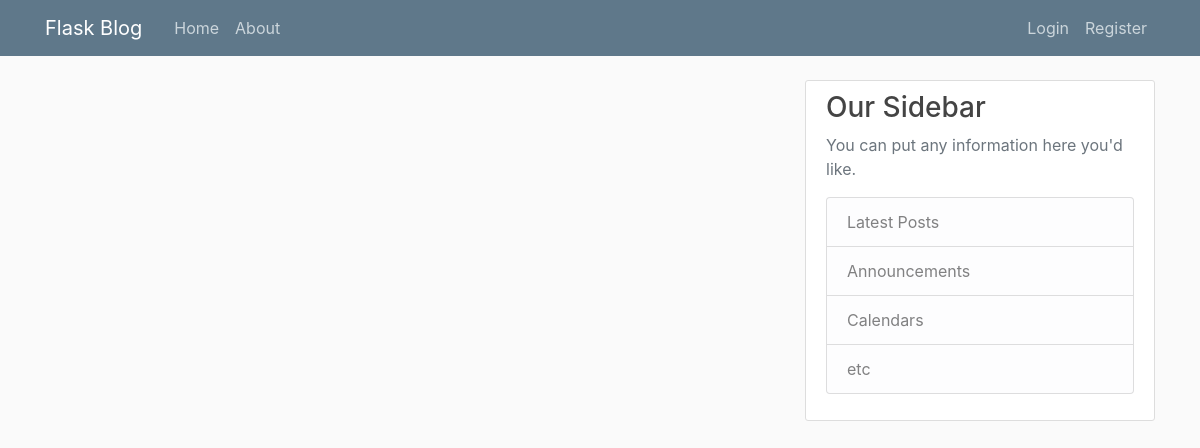
The app's page /home, older data.
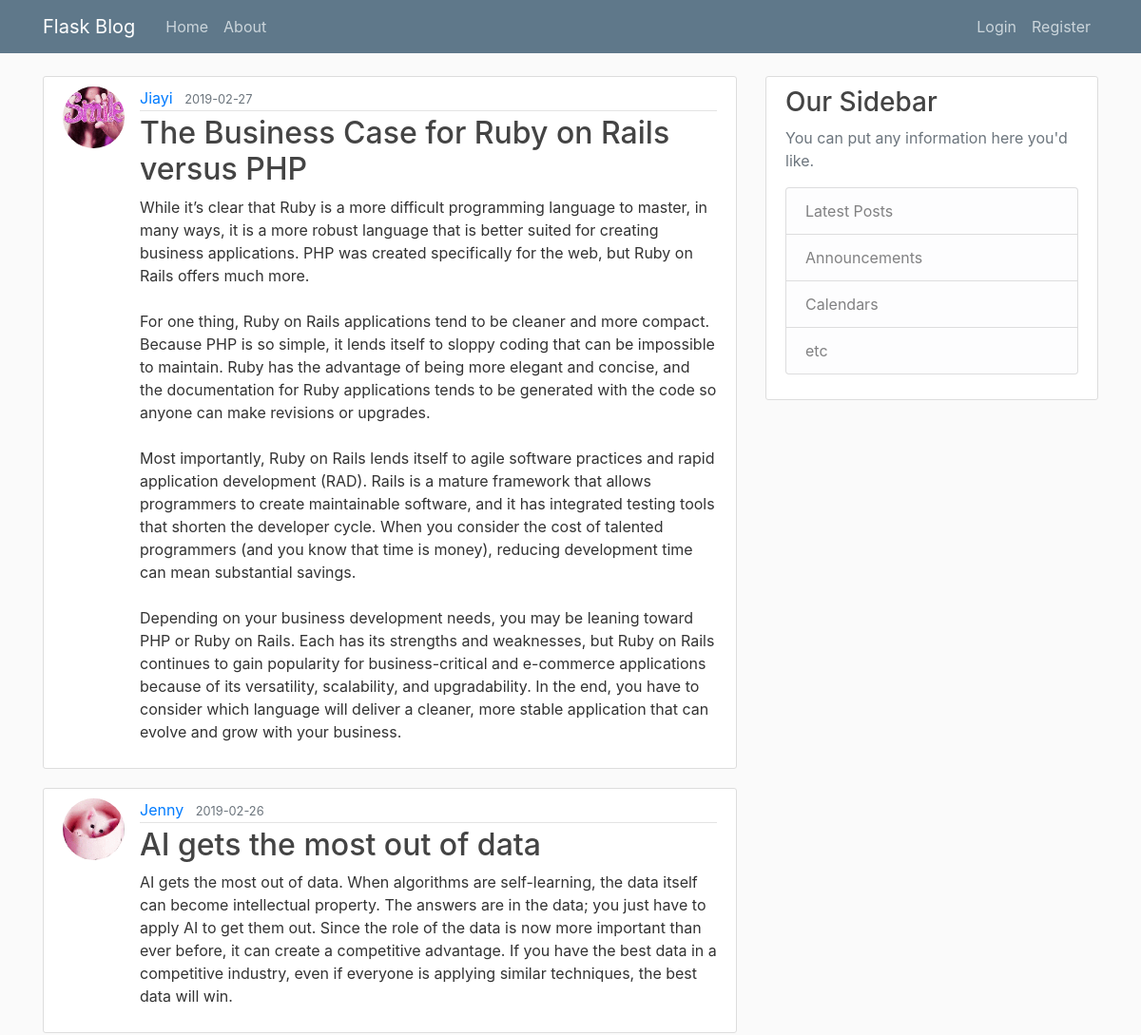
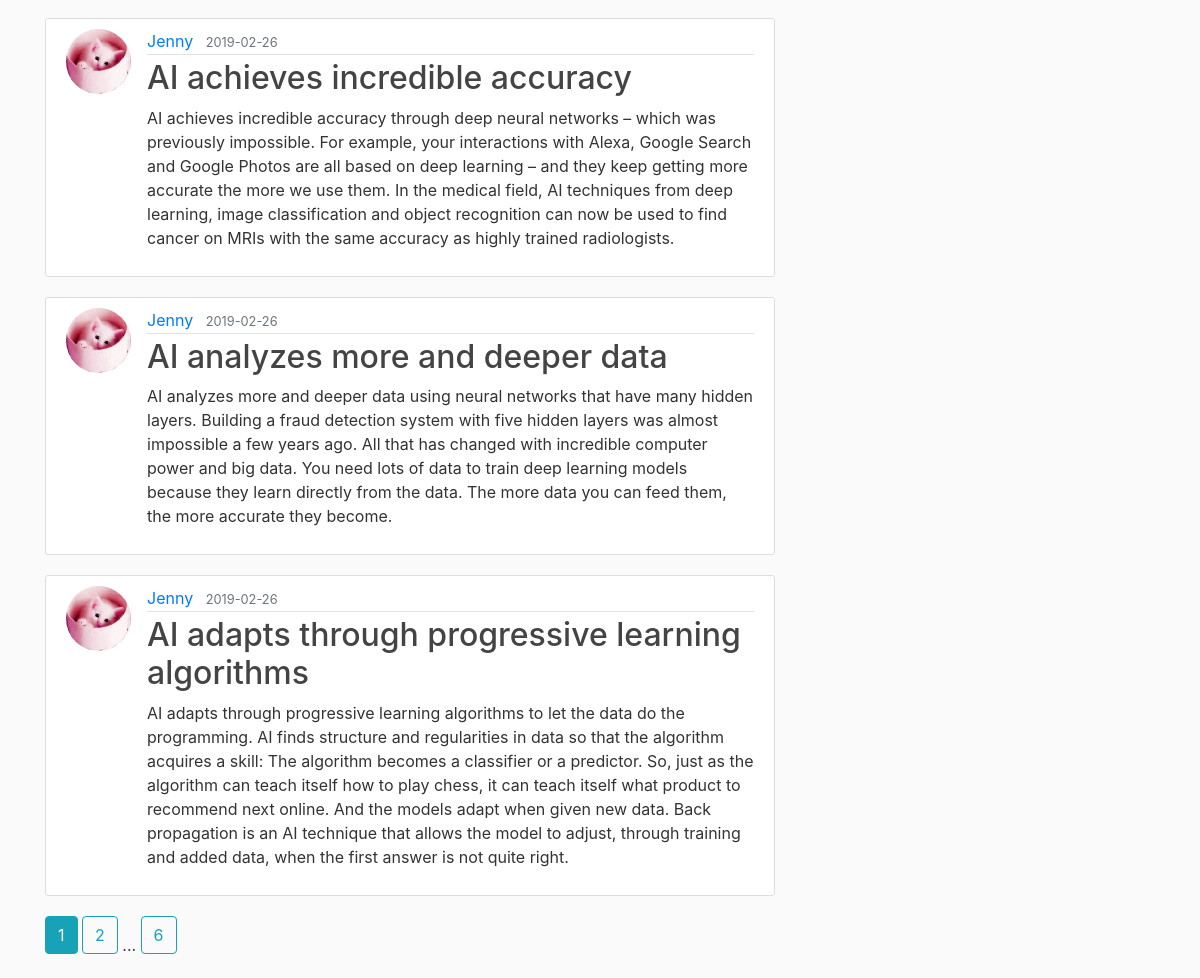
The same page, newer data (2 pictures, top to bottom).
### flaskblog/models.py (models this page shows, shortened)
class Post(db.Model):
    id = db.Column(db.Integer, primary_key=True)
    title = db.Column(db.String(100), nullable=False)
    date_posted = db.Column(db.DateTime, nullable=False, default=datetime.utcnow)
    content = db.Column(db.Text, nullable=False)
    user_id = db.Column(db.Integer, db.ForeignKey('user.id'), nullable=False)

class User(db.Model, UserMixin):
    id = db.Column(db.Integer, primary_key=True)
    username = db.Column(db.String(20), unique=True, nullable=False)
    email = db.Column(db.String(120), unique=True, nullable=False)
    image_file = db.Column(db.String(20), nullable=False, default='default.jpg')
    password = db.Column(db.String(60), nullable=False)
    posts = db.relationship('Post', backref='author', lazy=True)

### flaskblog/main/routes.py (the view)
@main.route("/")  # decorator route is what we type into our browser to go to different pages
@main.route("/home")
def home():
    page = request.args.get('page', 1, type=int)
    posts = Post.query.order_by(Post.date_posted.desc()).paginate(page=page, per_page=5)
    return render_template('home.html', posts=posts)

### flaskblog/templates/home.html
{% extends "layout.html" %}
{% block content %}
    {% for post in posts.items %}
        <article class="media content-section">
          <img class="rounded-circle article-img" src="{{ url_for('static', filename='profile_pics/' + post.author.image_file) }}"></img>
          <div class="media-body">
            <div class="article-metadata">
              <a class="mr-2" href="{{ url_for('users.user_posts', username=post.author.username) }}">{{ post.author.username }}</a>
              <small class="text-muted">{{ post.date_posted.strftime('%Y-%m-%d') }}</small>
            </div>
            <h2><a class="article-title" href="{{ url_for('posts.post', post_id=post.id) }}">{{ post.title }}</a></h2>
            <p class="article-content">{{ post.content }}</p>
          </div>
        </article>
    {% endfor %}
    {% for page_num in posts.iter_pages(left_edge=1, right_edge=1, left_current=1, right_current=2) %}
        {% if page_num %}
            {% if posts.page == page_num %}
                <a class="btn btn-info mb-4" href="{{ url_for('main.home', page=page_num) }}">{{ page_num }}</a>
            {% else %}
                <a class="btn btn-outline-info mb-4" href="{{ url_for('main.home', page=page_num) }}">{{ page_num }}</a>
        {% endif %}
        {% else %}
            ...
        {% endif %}
    {% endfor %}
{% endblock content %}

### flaskblog/templates/layout.html (shortened to what this page needs)
<!DOCTYPE html>
<html lang="en">
<head>
    <link rel="stylesheet" href="https://stackpath.bootstrapcdn.com/bootstrap/4.3.1/css/bootstrap.min.css">
    <link rel="stylesheet" type="text/css" href="{{ url_for('static', filename='main.css') }}">
</head>
<body>
    <header class="site-header">
      <nav class="navbar navbar-expand-md navbar-dark bg-steel fixed-top">
        <div class="container">
          <a class="navbar-brand mr-4" href="/">Flask Blog</a>
          <div class="collapse navbar-collapse" id="navbarToggle">
            <div class="navbar-nav mr-auto">
              <a class="nav-item nav-link" href="{{ url_for('main.home') }}">Home</a>
              <a class="nav-item nav-link" href="{{ url_for('main.about') }}">About</a>
            </div>
            <div class="navbar-nav">
              {% if current_user.is_authenticated %}
                <a class="nav-item nav-link" href="{{ url_for('posts.new_post') }}">New Post</a>
                <a class="nav-item nav-link" href="{{ url_for('users.account') }}">Account</a>
                <a class="nav-item nav-link" href="{{ url_for('users.logout') }}">Logout</a>
              {% else %}
                <a class="nav-item nav-link" href="{{ url_for('users.login') }}">Login</a>
                <a class="nav-item nav-link" href="{{ url_for('users.register') }}">Register</a>
              {% endif %}
            </div>
          </div>
        </div>
      </nav>
    </header>
    <main role="main" class="container">
      <div class="row">
        <div class="col-md-8">
          {% block content %}{% endblock %}
        </div>
        <div class="col-md-4">
          <div class="content-section">
            <h3>Our Sidebar</h3>
            <p class='text-muted'>You can put any information here you'd like.
              <ul class="list-group">
                <li class="list-group-item list-group-item-light">Latest Posts</li>
                <li class="list-group-item list-group-item-light">Announcements</li>
                <li class="list-group-item list-group-item-light">Calendars</li>
                <li class="list-group-item list-group-item-light">etc</li>
              </ul>
            </p>
          </div>
        </div>
      </div>
    </main>
</body>
</html>

### flaskblog/static/main.css (style rules this page uses)
body { background: #fafafa; color: #333333; margin-top: 5rem; }
h1, h2, h3, h4, h5, h6 { color: #444444; }
.bg-steel { background-color: #5f788a; }
.site-header .navbar-nav .nav-link { color: #cbd5db; }
.content-section { background: #ffffff; padding: 10px 20px; border: 1px solid #dddddd; border-radius: 3px; margin-bottom: 20px; }
.article-title { color: #444444; }
.article-content { white-space: pre-line; }
.article-img { height: 65px; width: 65px; margin-right: 16px; }
.article-metadata { padding-bottom: 1px; margin-bottom: 4px; border-bottom: 1px solid #e3e3e3 }

Row changes from the older to the newer data that the page shows:
added Post: image_file (picture), author.username "Jiayi", date_posted "2019-02-27", title "The Business Case for Ruby on Rails versus PHP", content "While it’s clear that Ruby is a more difficult programming language to master, in many ways, it is a more robust language that is better suited for creating business applications. PHP was created specifically for the web, but Ruby on Rails offers much more. For one thing, Ruby on Rails applications tend to be cleaner and more compact. Because PHP is so simple, it lends itself to sloppy coding that can be impossible to maintain. Ruby has the advantage of being more elegant and concise, and the documentation for Ruby applications tends to be generated with the code so anyone can make revisions or upgrades. Most importantly, Ruby on Rails lends itself to agile software practices and rapid…"
added Post: image_file (picture), author.username "Jenny", date_posted "2019-02-26", title "AI gets the most out of data", content "AI gets the most out of data. When algorithms are self-learning, the data itself can become intellectual property. The answers are in the data; you just have to apply AI to get them out. Since the role of the data is now more important than ever before, it can create a competitive advantage. If you have the best data in a competitive industry, even if everyone is applying similar techniques, the best data will win."
added Post: image_file (picture), author.username "Jenny", date_posted "2019-02-26", title "AI achieves incredible accuracy", content "AI achieves incredible accuracy through deep neural networks – which was previously impossible. For example, your interactions with Alexa, Google Search and Google Photos are all based on deep learning – and they keep getting more accurate the more we use them. In the medical field, AI techniques from deep learning, image classification and object recognition can now be used to find cancer on MRIs with the same accuracy as highly trained radiologists."
added Post: image_file (picture), author.username "Jenny", date_posted "2019-02-26", title "AI analyzes more and deeper data", content "AI analyzes more and deeper data using neural networks that have many hidden layers. Building a fraud detection system with five hidden layers was almost impossible a few years ago. All that has changed with incredible computer power and big data. You need lots of data to train deep learning models because they learn directly from the data. The more data you can feed them, the more accurate they become."
added Post: image_file (picture), author.username "Jenny", date_posted "2019-02-26", title "AI adapts through progressive learning algorithms", content "AI adapts through progressive learning algorithms to let the data do the programming. AI finds structure and regularities in data so that the algorithm acquires a skill: The algorithm becomes a classifier or a predictor. So, just as the algorithm can teach itself how to play chess, it can teach itself what product to recommend next online. And the models adapt when given new data. Back propagation is an AI technique that allows the model to adjust, through training and added data, when the first answer is not quite right."
Text that changed along with them:
new list line: "1"
new list line: "2"
new list line: "6"
